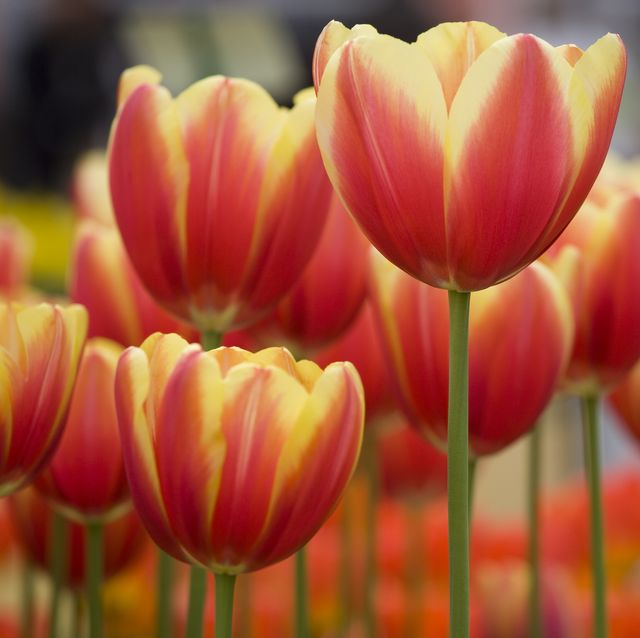
#> input picture assignment2/flower.jpg, 640 x 638 px; its folder holds 5 pictures in this run
$ python img_svg.py
#> lines starting #> are read from the running program, lines starting #| are printed output that depends on the picture
# svd 奇异值分解
import numpy as np
from PIL import Image


def sort_eigenvector(value, vector):
    idx = value.argsort()[::-1]
    value = value[idx]
    vector = vector[:, idx]
    return vector


def solve_svg(A):

    flag = False
    if A.shape[0] > A.shape[1]:
        A = A.T
        flag = True
    m, n = A.shape[0], A.shape[1]
    # 1. 求ATA的特征值和特征向量
    MA = A.T @ A
    # print(MA)
    # 2. 特征向量单位化，得到n阶正交矩阵V
    eigenvalues0, eigenvector0 = np.linalg.eigh(MA)
    print(len(eigenvalues0))
    eigenvector0 = sort_eigenvector(eigenvalues0, eigenvector0)
    # 3. 计算奇异值，得到m×n矩形对角矩阵Σ
    eigenvalues0 = np.sort(eigenvalues0[eigenvalues0 > 0])[::-1]
    # print(eigenvalues0)
    # print(eigenvector0)

    Sigma = np.sqrt(np.diag(eigenvalues0))

    sm, sn = Sigma.shape[0], Sigma.shape[1]
    if m > sm:
        Sigma = np.r_[Sigma, np.zeros((m-sm, sn))]
    else:
        Sigma = Sigma[:m, :]
    if n > sn:
        Sigma = np.c_[Sigma, np.zeros((m, n-sn))]

    # [7 lines of commented-out code are left out]
    U = np.mat(np.zeros((m, m)))
    for j in range(m):
        U[:, j] = (1/np.sqrt(eigenvalues0[j]) * A @
                   eigenvector0[:, j]).reshape(-1, 1)
    if flag:
        return eigenvector0, Sigma, U.T
    else:
        return U, Sigma, eigenvector0.T
    # [17 lines of commented-out code are left out]


def image_svd(image, n):
    U, S, V = solve_svg(image)
    r = U[:, :n].dot(S[:n, :n]).dot(V[:n, :]) * 255.0

    return r


def image_compress(image, n):
    r, g, b = image[:, :, 0], image[:, :, 1], image[:, :, 2]
    shape = image.shape

    result = np.zeros(shape)
    result[:, :, 0] = image_svd(r, n)
    result[:, :, 1] = image_svd(g, n)
    result[:, :, 2] = image_svd(b, n)
    return result


def generate_new_image(img_arr, k):
    p = image_compress(img_arr, k)
    p = Image.fromarray(p.astype('uint8'))
    p.save(f"k_{k}.png")
    print(f"finish k={k}")


if __name__ == '__main__':
    img_arr = np.array(Image.open('flower.jpg')) / 255.0
    generate_new_image(img_arr, 20)
#> in image_compress, `r, g, b = image[:, :, 0], image[:, :, 1], image[:, :, 2]`:
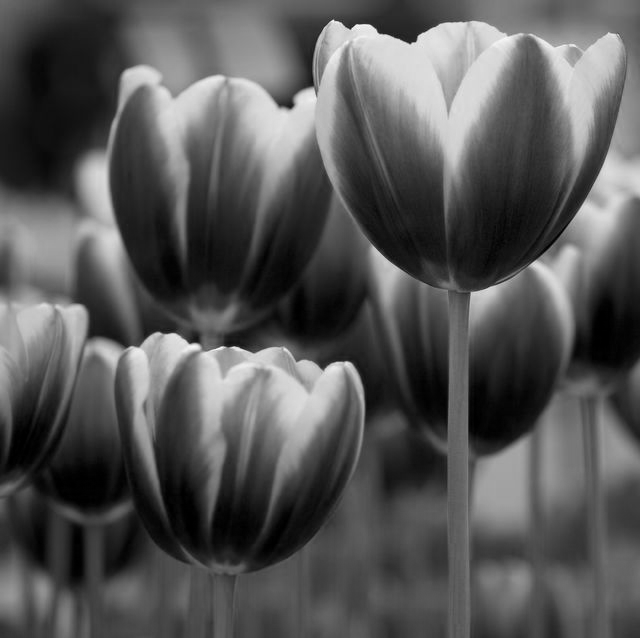
#> g: shape (638, 640) float64; min 0, max 1, mean 0.338
#> in image_compress, `r, g, b = image[:, :, 0], image[:, :, 1], image[:, :, 2]`:
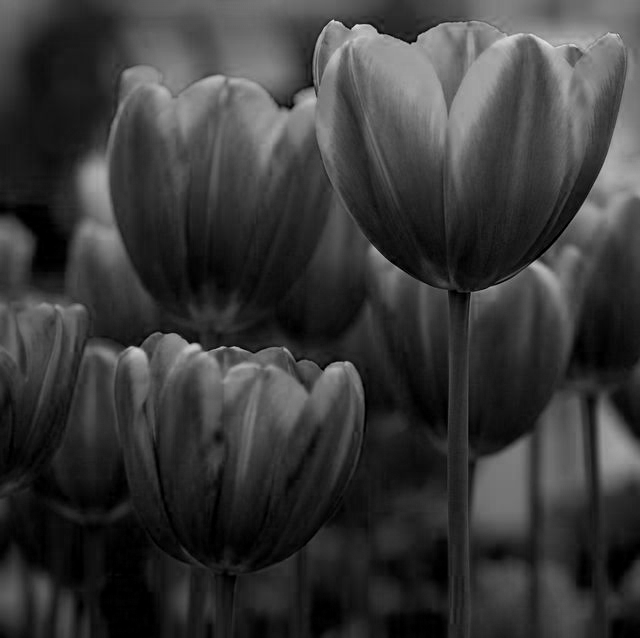
#> b: shape (638, 640) float64; min 0, max 0.898, mean 0.223
#> in solve_svg, `eigenvalues0, eigenvector0 = np.linalg.eigh(MA)`: eigenvalues0 = 640 values from 2.01e-13 to 169860.1
#| 640
#> in sort_eigenvector, `idx = value.argsort()[::-1]`: idx = 640 values, max 639 at index 0, min 0 at index 639, mean 319.5
#> in sort_eigenvector, `value = value[idx]`: value = 640 values, max 169860.1 at index 0, min 2.01e-13 at index 639, mean 283.6
#> in solve_svg, `eigenvalues0 = np.sort(eigenvalues0[eigenvalues0 > 0])[::-1]`: eigenvalues0 has the same summary as value in sort_eigenvector
#> in solve_svg (call 2), `MA = A.T @ A`:
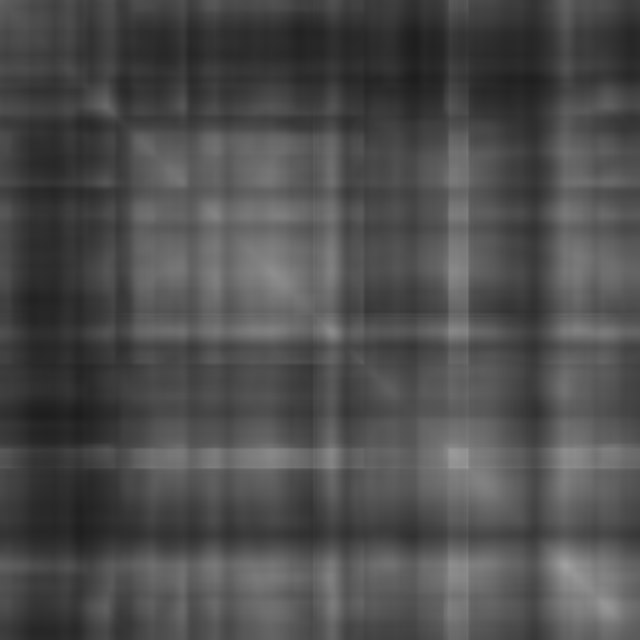
#> MA: shape (640, 640) float64; min 29.63, max 160.3, mean 78
#> in solve_svg (call 2), `eigenvalues0, eigenvector0 = np.linalg.eigh(MA)`: eigenvalues0 = 640 values from 1.17e-14 to 51638
#| 640
#> in solve_svg (call 2), `eigenvalues0 = np.sort(eigenvalues0[eigenvalues0 > 0])[::-1]`: eigenvalues0 = 640 values, max 51638 at index 0, min 1.17e-14 at index 639, mean 104.3
#> in solve_svg (call 3), `MA = A.T @ A`:
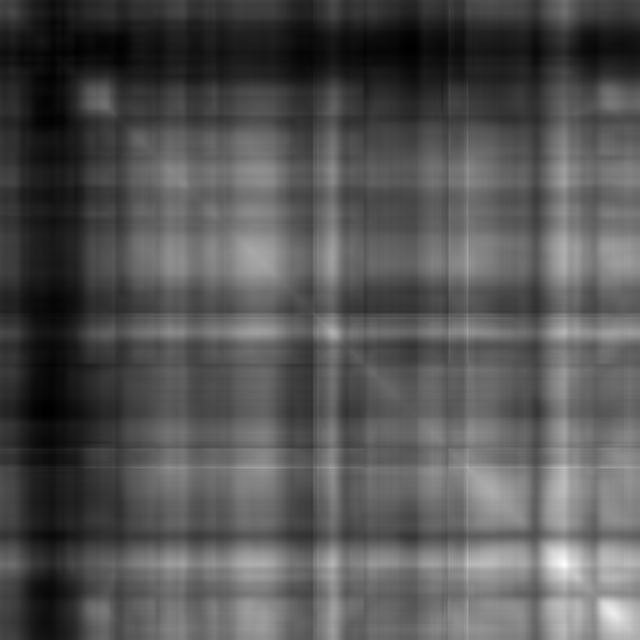
#> MA: shape (640, 640) float64; min 11.84, max 89.88, mean 37.7; drawn with min black and max white
#> in solve_svg (call 3), `eigenvalues0, eigenvector0 = np.linalg.eigh(MA)`:
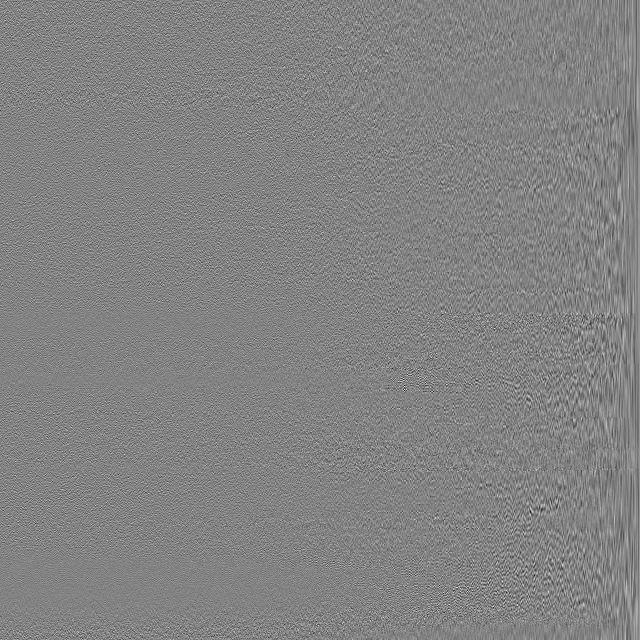
#> eigenvector0: shape (640, 640) float64; min -0.311, max 0.294, mean 6.47e-05; drawn with min black and max white
#> in solve_svg (call 3), `eigenvalues0, eigenvector0 = np.linalg.eigh(MA)`: eigenvalues0 = 640 values from 1.01e-14 to 25321.4
#| 640
#> in solve_svg (call 3), `eigenvalues0 = np.sort(eigenvalues0[eigenvalues0 > 0])[::-1]`: eigenvalues0 = 640 values, max 25321.4 at index 0, min 1.01e-14 at index 639, mean 48.19
#> in image_compress, `result[:, :, 2] = image_svd(b, n)`:
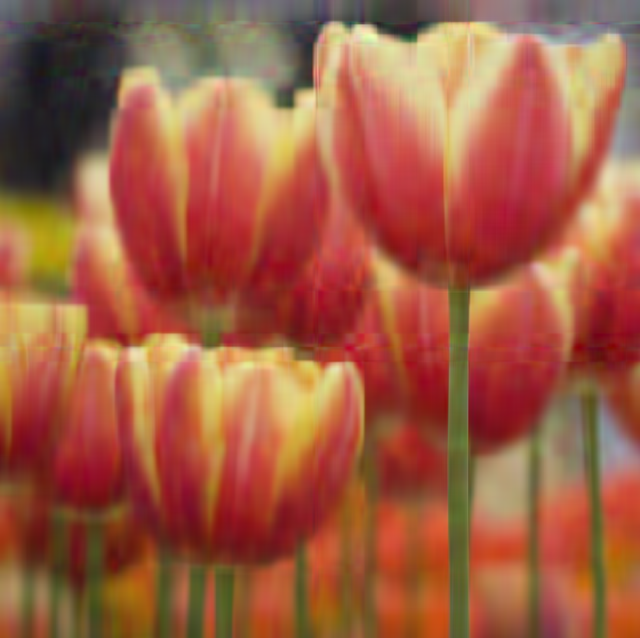
#> result: shape (638, 640, 3) float64; mean of channels 0, 1, 2 161.7, 86.1, 57; drawn with min black and max white
    generate_new_image(img_arr, 35)
#| 640
#| 640
#| 640
#> in image_svd (call 6), `r = U[:, :n].dot(S[:n, :n]).dot(V[:n, :]) * 255.0`:
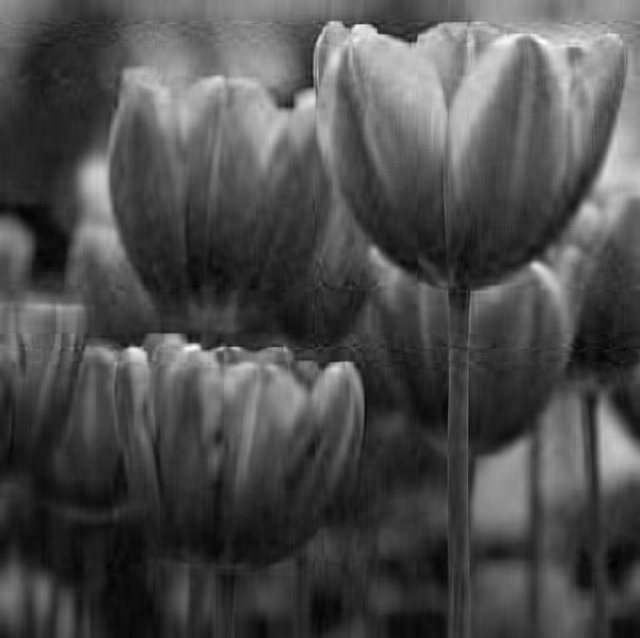
#> r: shape (638, 640) float64; min -11.17, max 213.5, mean 57; drawn with min black and max white
